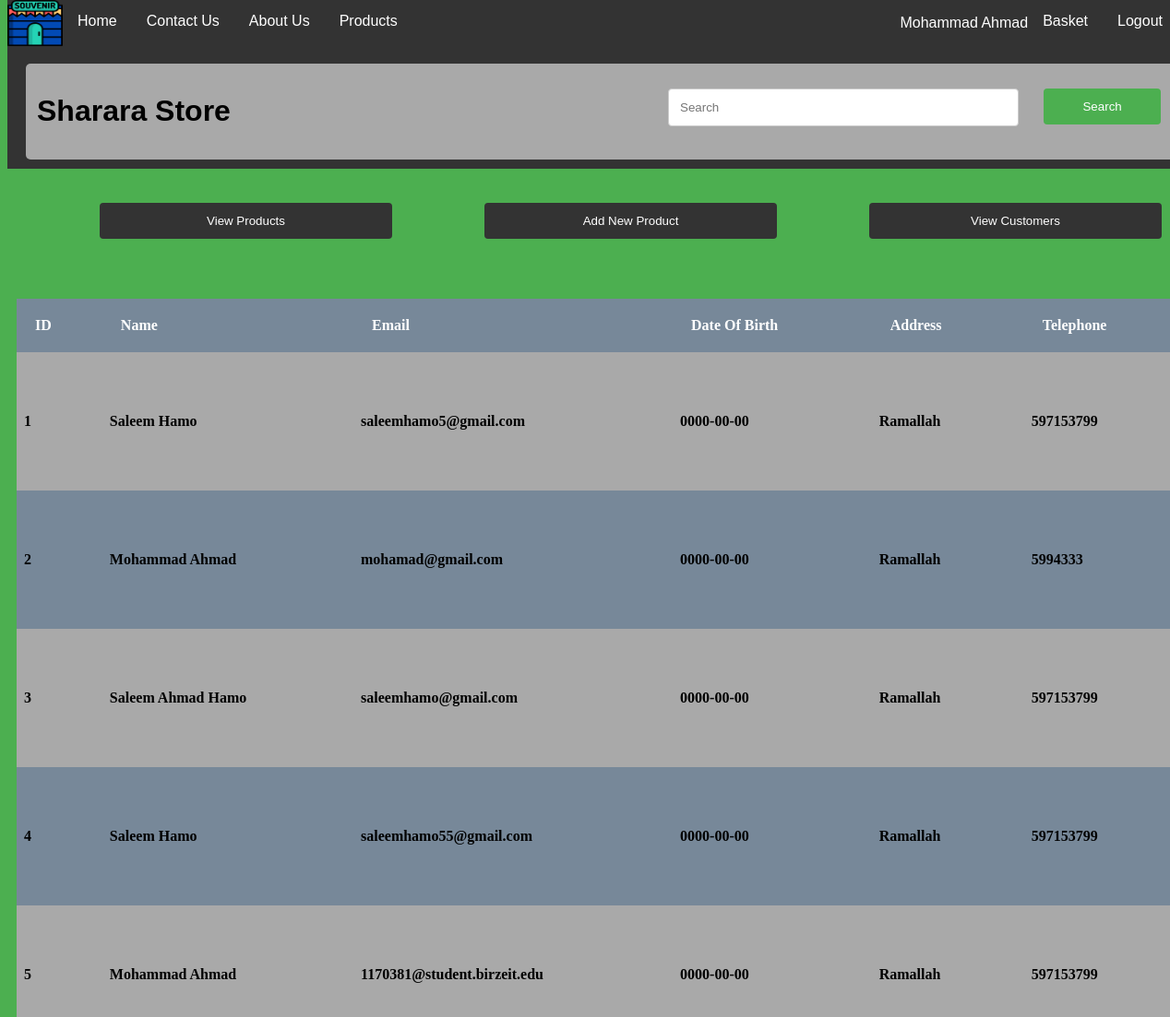
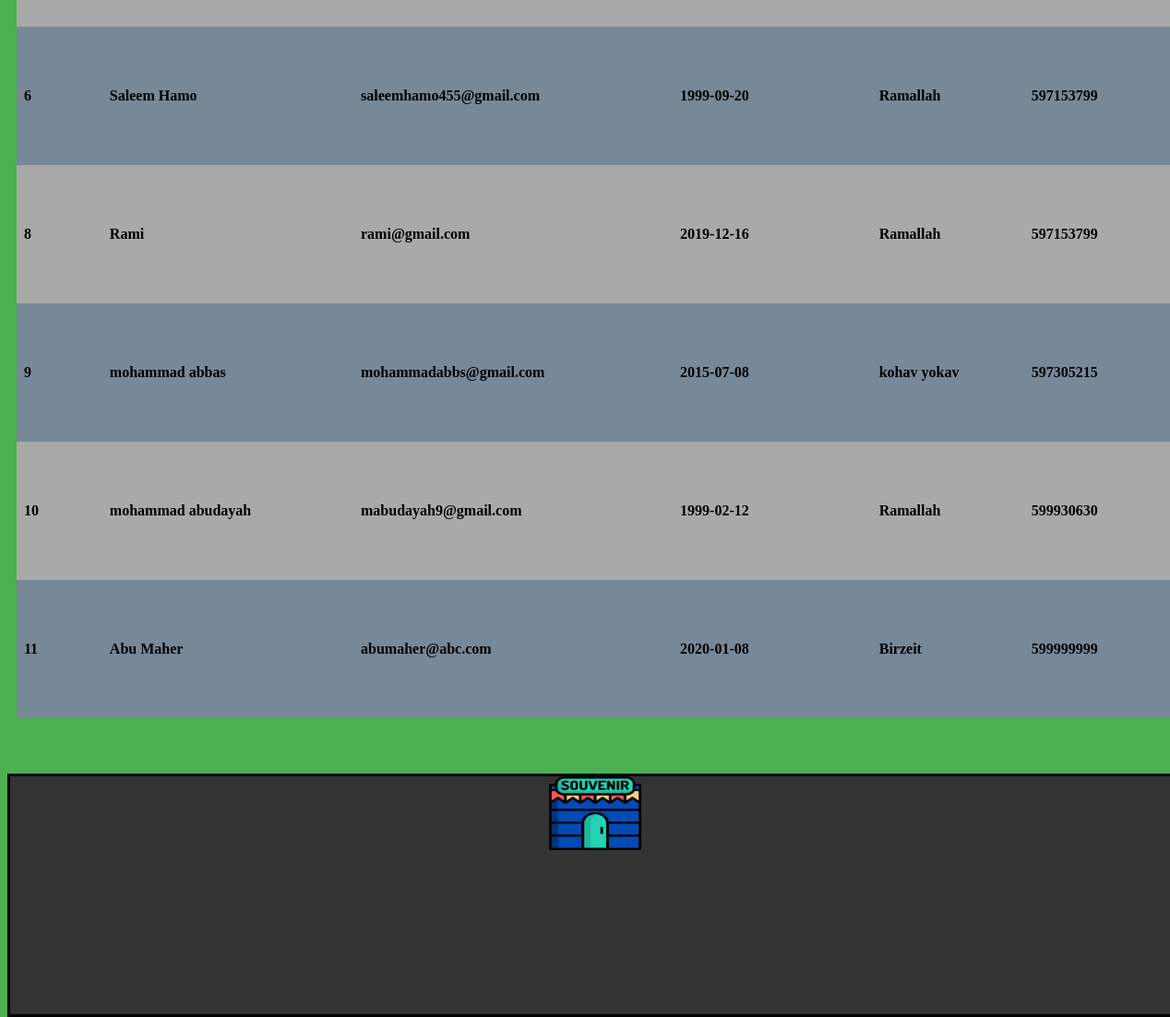
Screenshot of /Admin/viewCustomers.php (signed in) with the database file from the repository (2 pictures, top to bottom).
### tables this page shows
CREATE TABLE IF NOT EXISTS `customers` (
  `name` varchar(20) NOT NULL,
  `cId` int(10) NOT NULL,
  `address` varchar(25) NOT NULL,
  `email` varchar(30) NOT NULL,
  `telephone` int(10) NOT NULL,
  `password` varchar(20) NOT NULL,
  `dateOfBirth` date NOT NULL,
  `cardNumber` int(11) NOT NULL
);

### Admin/viewCustomers.php (the view, shortened to what this page needs)
<?php
include("../HeaderAndFooter/header.php");
include("../HeaderAndFooter/adminHeader.php");
include '../Shared/dbConf.php';
?>
<!doctype html>
<html>
<head>
    <link rel="stylesheet" href="../style.css">
</head>
<body style="margin-top: 150px">
<article>
    <main>
        <?php
        $sqlStatement = "SELECT * FROM customers";
        $result = $pdo->query($sqlStatement);
        $rows = $result->fetchAll();
        ?>
        <div style="overflow-x:auto;">
            <table style="width=100%; margin: 10px;" >
                <tr style="height: 50px">
                    <th>
                        ID
                    </th>
                    <th>
                        Name
                    </th>
                    <th>
                        Email
                    </th>
                    <th>
                        Date Of Birth
                    </th>
                    <th>
                        Address
                    </th>
                    <th>
                        Telephone
                    </th>
                </tr>
                <?php
                foreach ($rows as $row) {
                    ?>
                    <tr>
                        <td>
                            <?php echo $row['cId'] ?>
                        </td>
                        <td> <?php echo $row['name'] ?>
                        </td>
                        <td> <?php echo $row['email'] ?>
                        </td>
                        <td>   <?php echo $row['dateOfBirth'] ?>
                        </td>
                        <td><?php echo $row['address'] ?>
                        </td>
                        <td>   <?php echo $row['telephone'] ?>
                        </td>
                    </tr>
                    <?php
                }
                ?>
            </table>
        </div>
</body>
</html>

### style.css (style rules this page uses)
#footer { background-color: #333333; text-align: center; font-size: 1.5em; font-weight: bold; width: 100%; border-color: black; border-style: solid; height: 15%; padding-bottom: 0px; margin-top: 50px; }
html, body { width: 100%; height: 100%; background-color: #4CAF50; margin-top: 70px; }
article { min-height: 100%; display: grid; grid-template-rows: auto 1fr auto; grid-template-columns: 100%; }

### Admin/viewCustomers.php (style rules this page uses)
table { border-collapse: collapse; width: 100%; }
th { padding: 20px; text-align: left; color: white; }
td { text-align: left; padding: 8px; font-family: "Agency FB"; color: black; font-weight: bold; }
tr { height: 150px; }
tr:nth-child(even) { background-color: darkgray; }
tr:nth-child(odd) { background-color: lightslategrey; }

### rows the page displays
customers: cId "1", name "Saleem Hamo", email "saleemhamo5@gmail.com", dateOfBirth "0000-00-00", address "Ramallah", telephone "597153799"
customers: cId "2", name "Mohammad Ahmad", email "mohamad@gmail.com", dateOfBirth "0000-00-00", address "Ramallah", telephone "5994333"
customers: cId "3", name "Saleem Ahmad Hamo", email "saleemhamo@gmail.com", dateOfBirth "0000-00-00", address "Ramallah", telephone "597153799"
customers: cId "4", name "Saleem Hamo", email "saleemhamo55@gmail.com", dateOfBirth "0000-00-00", address "Ramallah", telephone "597153799"
customers: cId "5", name "Mohammad Ahmad", email "1170381@student.birzeit.edu", dateOfBirth "0000-00-00", address "Ramallah", telephone "597153799"
customers: cId "6", name "Saleem Hamo", email "saleemhamo455@gmail.com", dateOfBirth "1999-09-20", address "Ramallah", telephone "597153799"
customers: cId "8", name "Rami", email "rami@gmail.com", dateOfBirth "2019-12-16", address "Ramallah", telephone "597153799"
customers: cId "9", name "mohammad abbas", email "mohammadabbs@gmail.com", dateOfBirth "2015-07-08", address "kohav yokav", telephone "597305215"
customers: cId "10", name "mohammad abudayah", email "mabudayah9@gmail.com", dateOfBirth "1999-02-12", address "Ramallah", telephone "599930630"
customers: cId "11", name "Abu Maher", email "abumaher@abc.com", dateOfBirth "2020-01-08", address "Birzeit", telephone "599999999"

### other values shown
$_SESSION['loggedIn']['name'] "Mohammad Ahmad"
